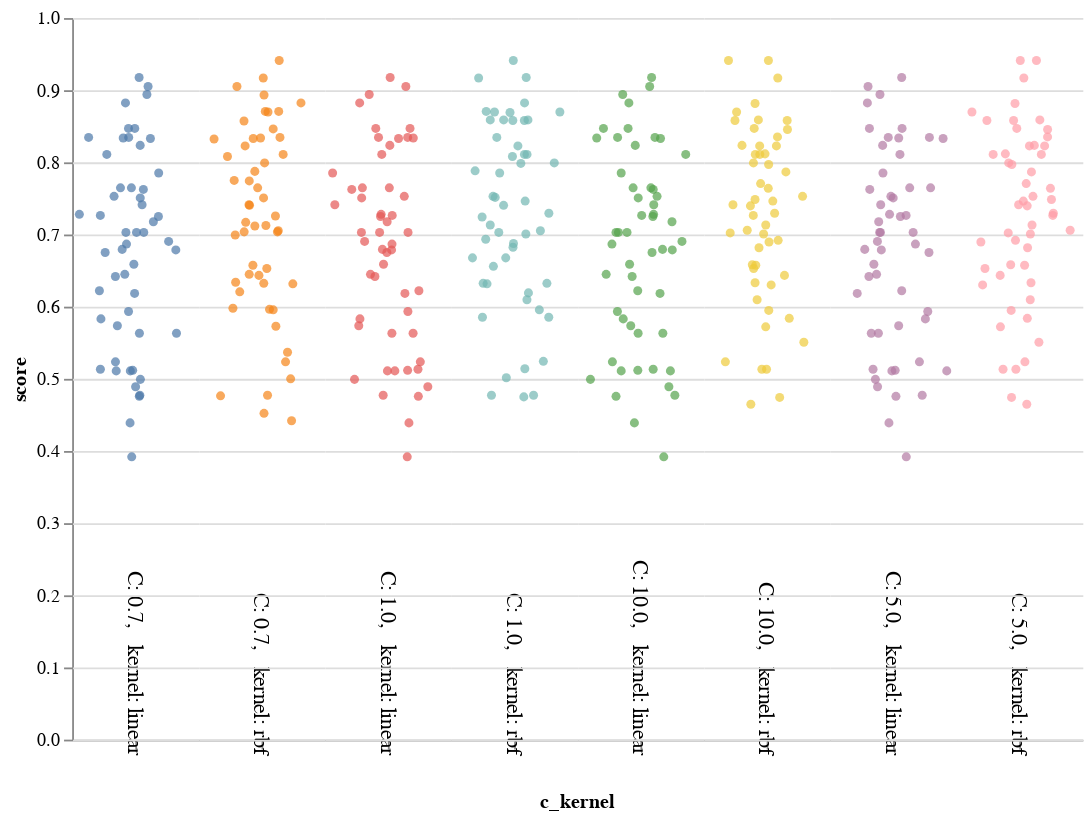

The notebook cell saved with this chart:
### Code cell
df_results['c_kernel'] = ['C: ' + str(x[0]) + ',   kernel: ' + x[1] for x in zip(df_results['C'], df_results['kernel'])]

stripplot =  alt.Chart(df_results, width=40).mark_circle(size=25).encode(
    x=alt.X(
        'jitter:Q',
        title=None,
        axis=alt.Axis(values=[0], ticks=True, grid=False, labels=False),
        scale=alt.Scale(),
    ),
    y=alt.Y('score:Q'),
    color=alt.Color('c_kernel:N', legend=None),
    column=alt.Column(
        'c_kernel:N',
        header=alt.Header(
            labelAngle=90,
            titleOrient='bottom',
            labelOrient='bottom',
            labelAlign='right',
            labelPadding=3,
            labelFontSize=12
        ),
    ),
).transform_calculate(
    # Generate Gaussian jitter with a Box-Muller transform
    jitter='sqrt(-2*log(random()))*cos(2*PI*random())'
).configure_facet(
    spacing=0
).configure_view(
    stroke=None
).properties(
    width = 70,
    height = 400
)

stripplot

### Figure 1 — Vega-Lite specification as saved in the notebook (floating-point values rounded to 4 significant figures; data arrays with more than 128 entries replaced by an {"elided": "..."} marker saying what was removed)
{"config": {"view": {"continuousWidth": 400, "continuousHeight": 300, "stroke": null}, "facet": {"spacing": 0}}, "data": {"name": "data-baf9083e29e87daf18fe137dd9a73bf6"}, "mark": {"type": "circle", "size": 25}, "encoding": {"color": {"field": "c_kernel", "legend": null, "type": "nominal"}, "column": {"field": "c_kernel", "header": {"labelAlign": "right", "labelAngle": 90, "labelFontSize": 12, "labelOrient": "bottom", "labelPadding": 3, "titleOrient": "bottom"}, "type": "nominal"}, "x": {"axis": {"grid": false, "labels": false, "ticks": true, "values": [0]}, "field": "jitter", "scale": {}, "title": null, "type": "quantitative"}, "y": {"field": "score", "type": "quantitative"}}, "height": 400, "transform": [{"calculate": "sqrt(-2*log(random()))*cos(2*PI*random())", "as": "jitter"}], "width": 70, "$schema": "https://vega.github.io/schema/vega-lite/v4.17.0.json", "datasets": {"data-baf9083e29e87daf18fe137dd9a73bf6": {"elided": "416 records"}}}
